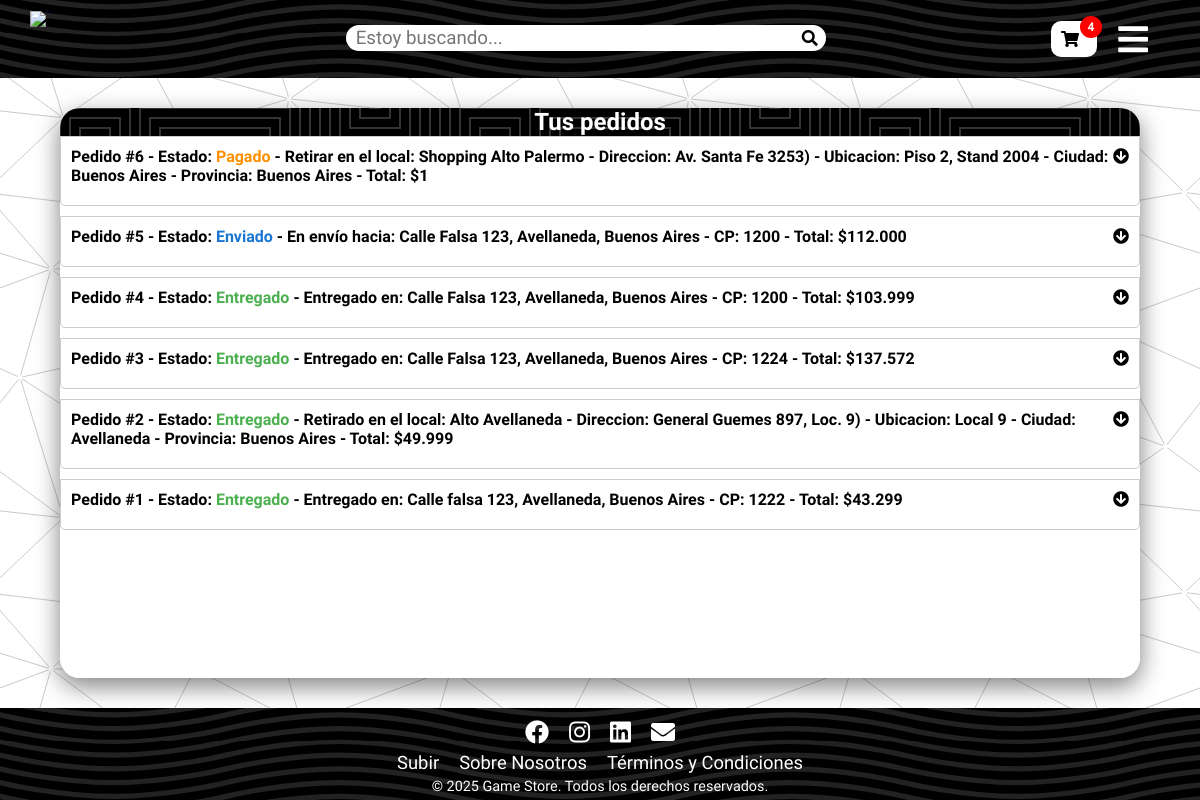
The page /carrito/mis-pedidos/ (signed in) on the database its author committed.
### carrito/models.py (models this page shows, shortened)
class Pedido(models.Model):
    ESTADO_CHOICES = [
        ('pagado', 'Pagado'),
        ('enviado', 'Enviado'),
        ('entregado', 'Entregado'),
    ]
    usuario = models.ForeignKey(CustomUser, on_delete=models.CASCADE)
    fecha_creado = models.DateTimeField(auto_now_add=True)
    estado = models.CharField(max_length=20, choices=ESTADO_CHOICES, default="pendiente")
    metodo_envio = models.CharField(max_length=100, choices=[ ('envio_estandar', 'Envíar a domicilo'), ('retira_tienda', 'Retiro en tienda'), ], default='estandar')
    direccion_envio = models.ForeignKey('DireccionEnvio', on_delete=models.SET_NULL, null=True, blank=True)
    retiro_local = models.ForeignKey('Tiendas', on_delete=models.SET_NULL, null=True, blank=True)
    total = models.DecimalField(max_digits=10, decimal_places=2) # Esto se refiere a que el total no puede terner mas de 10 digitos incuyendo los decimales es decir : 99.999.999,99 seria el max.

class Tiendas(models.Model):
    nombre = models.CharField(max_length=100)
    direccion = models.CharField(max_length=100)
    ubicacion = models.CharField(max_length=100)
    horario_apertura = models.CharField(max_length=100)
    ciudad = models.CharField(max_length=100)
    provincia = models.CharField(max_length=100)
    def getLocalRetiro(self):
        return f"{self.nombre} - Direccion: {self.direccion}) - Ubicacion: {self.ubicacion} - Ciudad: {self.ciudad} - Provincia: {self.provincia}"

class DireccionEnvio(models.Model):
    PROVINCIAS_CHOICES = [
        ("Buenos Aires", "Buenos Aires"),
        ("Ciudad Autónoma de Buenos Aires", "Ciudad Autónoma de Buenos Aires"),
        ("Catamarca", "Catamarca"),
        ("Chaco", "Chaco"),
        ("Chubut", "Chubut"),
        ("Córdoba", "Córdoba"),
        ("Corrientes", "Corrientes"),
        ("Entre Ríos", "Entre Ríos"),
        ("Formosa", "Formosa"),
        ("Jujuy", "Jujuy"),
        ("La Pampa", "La Pampa"),
        ("La Rioja", "La Rioja"),
        ("Mendoza", "Mendoza"),
        ("Misiones", "Misiones"),
        ("Neuquén", "Neuquén"),
        ("Río Negro", "Río Negro"),
        ("Salta", "Salta"),
        ("San Juan", "San Juan"),
        ("San Luis", "San Luis"),
        ("Santa Cruz", "Santa Cruz"),
        ("Santa Fe", "Santa Fe"),
        ("Santiago del Estero", "Santiago del Estero"),
        ("Tierra del Fuego", "Tierra del Fuego"),
        ("Tucumán", "Tucumán"),
    ]
    usuario = models.ForeignKey(CustomUser, on_delete=models.CASCADE, related_name='direcciones_envio')
    direccion = models.CharField(max_length=255)
    numero_puerta = models.CharField(max_length=50, blank=True, null=True)
    ciudad = models.CharField(max_length=100)
    provincia = models.CharField(max_length=100, choices=PROVINCIAS_CHOICES)
    codigo_postal = models.CharField(max_length=20)
    instrucciones_envio = models.TextField(blank=True, null=True)
    def getDireccion(self):
        return f"{self.direccion}, {self.ciudad}, {self.provincia} - CP: {self.codigo_postal}"

### carrito/views.py (the view)
# urls.py: path("mis-pedidos/", views.misPedidos, name="misPedidos"),
@login_required
def misPedidos(request):
    pedidos = Pedido.objects.filter(usuario=request.user).order_by('-fecha_creado').prefetch_related('lineasPedido')
    return render(request, 'tusPedidos.html', {'pedidos': pedidos})

### carrito/context_processors.py (called while the page is built)
def cant_productos_en_carrito(request):
    if request.user.is_authenticated:
        carrito = Carrito.objects.filter(usuario=request.user).first()
        if carrito:
            return {
                'carrito_count': sum(linea.cantidad for linea in carrito.lineas.all())
            }
    return {'carrito_count': 0}

### carrito/models.py (called while the page is built)
    def subtotal(self):
        return self.producto.precio * self.cantidad

### tienda/templatetags/custom_filters.py (called while the page is built)
@register.filter
def punto_miles(value):
    try:
        return f"{int(value):,}".replace(",", ".")
    except (ValueError, TypeError):
        return value

### carrito/templates/tusPedidos.html (shortened to what this page needs)
{% extends 'layout/base.html' %}
{% load custom_filters %}
{% load static %}
{% block css %}
    <link rel="stylesheet" href="{% static 'estilos/carrito.css' %}">
{% endblock %}
{% block contenido%}
<div class="carrito-productos">
    <div class="box-carrito">
        <div class="carrito-title">
            <h2>Tus pedidos</h2>
        </div>
        <div class="carrito-content pedidos">
            {% for pedido in pedidos %}
                <div class="pedido-box" id="boxPedido-{{ pedido.id }}" onclick="togglePedido('{{ pedido.id }}')">
                    <div class="pedido-header" >
                        <div>
                            <strong>Pedido #{{ pedido.id }}</strong> -
                            {% if pedido.estado == "enviado" and pedido.metodo_envio == "envio_estandar" %}
                                Estado: <strong class="estado-enviado">{{ pedido.estado|capfirst }}</strong> -
                                En envío hacia: {{pedido.direccion_envio.getDireccion}} {% endif %}
                            {% if pedido.estado == "entregado" and pedido.metodo_envio == "envio_estandar" %}
                                Estado: <strong class="estado-entregado">{{ pedido.estado|capfirst }}</strong> -
                                Entregado en: {{pedido.direccion_envio.getDireccion}} {% endif %}
                            {% if pedido.estado == "pagado" and pedido.metodo_envio == "retira_tienda" %}
                                Estado: <strong class="estado-pagado">{{ pedido.estado|capfirst }}</strong> -
                                Retirar en el local: {{pedido.retiro_local.getLocalRetiro}} {% endif %}
                            {% if pedido.estado == "entregado" and pedido.metodo_envio == "retira_tienda" %}
                                Estado: <strong class="estado-entregado">{{ pedido.estado|capfirst }}</strong> -
                                Retirado en el local: {{pedido.retiro_local.getLocalRetiro}} {% endif %}
                            - Total: ${{ pedido.total|punto_miles }}
                        </div>
                        <div>
                            <i class="fas fa-arrow-circle-down" id="open-pedidos-{{ pedido.id }}"></i>
                        </div>
                    </div>
                </div>
            {% empty %}
                <section class="mostrar-linea-noProductos">
                    <div class="linea-noProductos">
                        <p>No tenés pedidos todavía.</p>
                    </div>
                </section>
            {% endfor %}
    </div>
</div>
{% endblock %}

### templates_globales/layout/base.html (shortened to what this page needs)
{% load static %}
<!DOCTYPE html>
<html lang="en">
<head>
    <link rel="stylesheet" href="https://use.fontawesome.com/releases/v5.12.1/css/all.css">
    <link rel="stylesheet" href="{% static 'estilos/global_styles.css' %}">
    {% block css %}  {% endblock %}
</head>
<body >
    <header class="header">
        <div class="container-header">
            <div class="container-logo">
                <div class="logo">
                    <a href="{% url 'inicio' %}"><img src="/media/logo-game-store.png" alt="Logo Game Store"></a>
                </div>
            </div>
            <div class="contenedor-busqueda">
                <div class="box-input-busqueda">
                    <form id="form-busqueda" method="GET" action="{% url 'busqueda'%}">
                        <input type="search" name="consulta" class="input-busqueda" placeholder="Estoy buscando..." maxlength="100" autocomplete="off" {% if consulta %} value="{{consulta}}" {% endif %}   >
                        <button type="submit" class="btn-busqueda">
                            <i class="fas fa-search" id="icon-busqueda"></i>
                        </button>
                    </form>
                </div>
            </div>
            <div class="contenedor-usuario {% if user.is_authenticated %} contenedor-usuario-autenticado {% endif%}">
                {% if not user.is_authenticated %}
                    <a href="{% url 'login' %}" class="navbar-btn" id="widget"><i class="fas fa-sign-in-alt"></i>  Iniciar sesión </a>
                    <a href="{% url 'signup' %}" class="navbar-btn" id="widget"><i class="fas fa-user-plus"></i> Registrarse </a>
                {% else %}
                    <a href="{% url 'miCarrito' %}" class="btn_carrito"><i class="fas fa-shopping-cart"></i> <span id="carrito-count">{{carrito_count}}</span> </a>
                {% endif %}
            </div>
            <button class="icons" id="menu-toggle" aria-label="Abrir menú">
                <i class="fa fa-bars" id="open-icon"></i>
            </button>
        </div>
    </header>
    <main>
    {% block contenido %}
    {% endblock %}
    </main>
    <footer class="footer">
        <ul class="social_medias">
            <li class="social_medias-item"> <a href="https://www.facebook.com/"> <i class="fab fa-facebook"></i> </a></li>
            <li class="social_medias-item"> <a href="https://www.instagram.com/"> <i class="fab fa-instagram"></i> </a></li>
            <li class="social_medias-item"> <a href="https://www.linkedin.com/"> <i class="fab fa-linkedin"></i></a></li>
            <li class="social_medias-item"> <a href="https://workspace.google.com/intl/es/gmail/"> <i class="fas fa-envelope"></i> </a></li>
        </ul>
        <ul class="menu-footer">
            <li class="menu-footer-item"><a href="#top">Subir</a></li>
            <li class="menu-footer-item"><a >Sobre Nosotros</a></li>
            <li class="menu-footer-item"><a >Términos y Condiciones</a></li>
        </ul>
        <p class="p-footer">&copy; 2025 Game Store. Todos los derechos reservados.</p>
    </footer>
</body>
</html>

### static_global/estilos/global_styles.css (style rules this page uses)
:root { --fuente: "Ancizar Sans", sans-serif; }
* { padding: 0; margin: 0; box-sizing: border-box; text-decoration: none; list-style: none; }
html { scroll-behavior: smooth; }
body { display: grid; min-height: 100dvh; grid-template-rows: auto 1fr auto; }
body, input, button, textarea, select { font-family: var(--fuente); }
main { background-color: #fff; background-image: var(--color-4); }
.header { background-color: #000; position: sticky; top: 0; left: 0; display: flex; justify-content: center; align-items: center; flex-direction: column; width: 100%; height: 78px; min-height: 78px; z-index: 100; }
.container-header { display: flex; width: 95%; height: 62px; justify-content: space-between; align-items: center; }
.container-logo { width: 16%; height: 100%; display: flex; align-items: center; }
.logo { height: 90% ; width: 90px; font-size: 1px; }
.logo img { height: 100%; width: 100%; object-fit: contain; }
.header::before { background-color: #000000; background-image: var(--color-1); position: absolute; content: ""; top: 0; left: 0; width: 100%; height: 100%; z-index: -9; }
.contenedor-busqueda { display: flex; flex-direction: column; }
.box-input-busqueda { position: relative; }
.input-busqueda { width: 100%; height: 26px; padding: 0 27px 0 10px; border-radius: 30px; border: none; transition: all 0.3s ease; margin-bottom: 3px; }
.input-busqueda, .input-busqueda::placeholder { font-size: clamp(0.76rem, 3vw, 1.17rem); }
.btn-busqueda { position: absolute; right: 0; bottom: 2px; background: none; border: none; cursor: pointer; font-size: 16px; padding: 4px 8px; border-radius: 0 30px 30px 0; }
.contenedor-usuario { display: flex; align-items: center; column-gap: 5px; width: 16%; justify-content: center; }
.btn_carrito { position: relative; display: inline-flex; align-items: center; justify-content: center; padding: 14px 10px; font-weight: 600; border-radius: 10px; border: none; transition: all .6s ease; cursor: pointer; font-size: 1rem; background-color: #fff; color: #000; }
.btn_carrito i { margin-right: 8px; }
#carrito-count { position: absolute; top: -5px; right: -5px; background-color: #f00; color: #fff; font-size: 12px; width: 22px; height: 22px; border-radius: 50%; display: flex; align-items: center; justify-content: center; font-weight: bold; padding: 2px; }
#open-icon, #close-icon { font-size: 34px; cursor: pointer; color: #fff; background-color: transparent; }
.icons { display: none; }
.footer { position: relative; width: 100%; background-color: #000000; background-image: var(--color-1); display: flex; flex-direction: column; align-items: center; padding: 11px 0 5px; gap: 5px; }
.social_medias { display: flex; justify-content: center; align-items: center; position: relative; flex-wrap: wrap; gap: 20px; }
.social_medias-item { font-size: clamp(1.3rem, 3vw, 1.5rem); }
.social_medias-item i { color: #fff; display: inline-block; transition: .5s; }
.menu-footer { display: flex; justify-content: center; position: relative; align-items: center; flex-wrap: wrap; column-gap: 20px; }
.menu-footer-item { font-size: clamp(1.1rem, 3vw, 1.15rem); }
.menu-footer-item a { color: #fff; display: inline-block; text-wrap: nowrap; transition: 1s; }
.menu-footer-item a::after { content: ""; position: absolute; left: 0; bottom: 0; width: 100%; height: 1px; background-color: #fff; transform: scaleX(0); transform-origin: bottom right; transition: transform 0.6s ease-out; }
.p-footer { color: #fff; text-align: center; font-size: clamp( .8rem, 3vw, .9rem); }
@media (width <= 1300px) { .container-logo { width: fit-content; } }
@media (width <= 1300px) { .contenedor-busqueda { width: 100%; flex-direction: row; justify-content: center; } }
@media (width <= 1300px) { .box-input-busqueda { width: min(90%, 30rem); } }
@media (width <= 1300px) { .icons { width: 90px; background-color: transparent; } }
@media (width <= 1300px) { .contenedor-usuario { width: 0; } }
@media (width <= 1300px) { .contenedor-usuario-autenticado { width: 45px; } }
@media (width <= 1300px) { .navbar-btn,.btn_carrito { padding: 10px; } }
@media (width <= 1300px) { .icons { display: block; border: none; } }
@media (width <= 1300px) { #open-icon { display: inline; } }

### rows shown on the page
Pedido: id "6", estado "Pagado", retiro_local.getLocalRetiro "Shopping Alto Palermo - Direccion: Av. Santa Fe 3253) - Ubicacion: Piso 2, Stand 2004 - Ciudad: Buenos Aires - Provincia: Buenos Aires", total|punto_miles "1"
Pedido: id "5", estado "Enviado", direccion_envio.getDireccion "Calle Falsa 123, Avellaneda, Buenos Aires - CP: 1200", total|punto_miles "112.000"
Pedido: id "4", estado "Entregado", direccion_envio.getDireccion "Calle Falsa 123, Avellaneda, Buenos Aires - CP: 1200", total|punto_miles "103.999"
Pedido: id "3", estado "Entregado", direccion_envio.getDireccion "Calle Falsa 123, Avellaneda, Buenos Aires - CP: 1224", total|punto_miles "137.572"
Pedido: id "2", estado "Entregado", retiro_local.getLocalRetiro "Alto Avellaneda - Direccion: General Guemes 897, Loc. 9) - Ubicacion: Local 9 - Ciudad: Avellaneda - Provincia: Buenos Aires", total|punto_miles "49.999"
Pedido: id "1", estado "Entregado", direccion_envio.getDireccion "Calle falsa 123, Avellaneda, Buenos Aires - CP: 1222", total|punto_miles "43.299"

### other values the page prints
{{ carrito_count }} "4"
